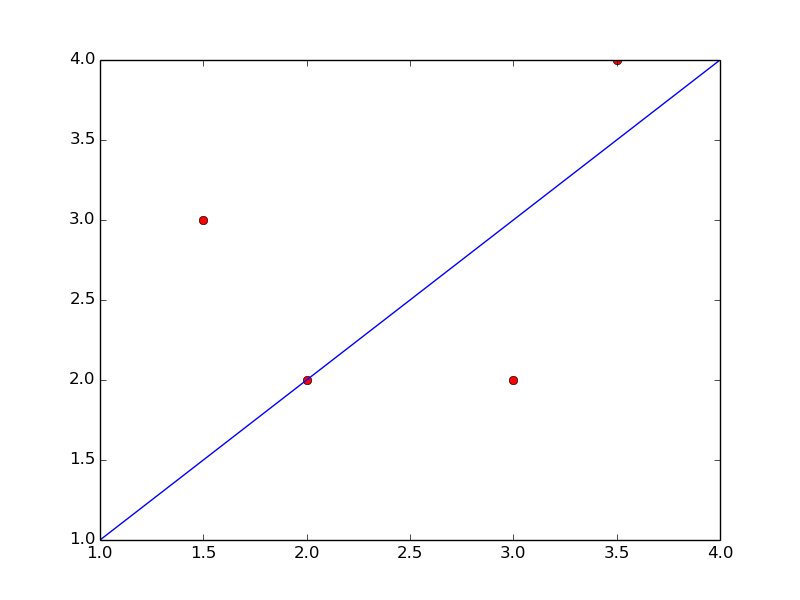

Write Python code to recreate this figure.
import matplotlib.pyplot as plt

x = [1.5, 3, 3.5, 2]
y = [3, 2, 4, 2]

plt.clf()
plt.plot(x,y,'or')
plt.plot([1,4],[1,4])
plt.savefig("ex_base_03.png")
